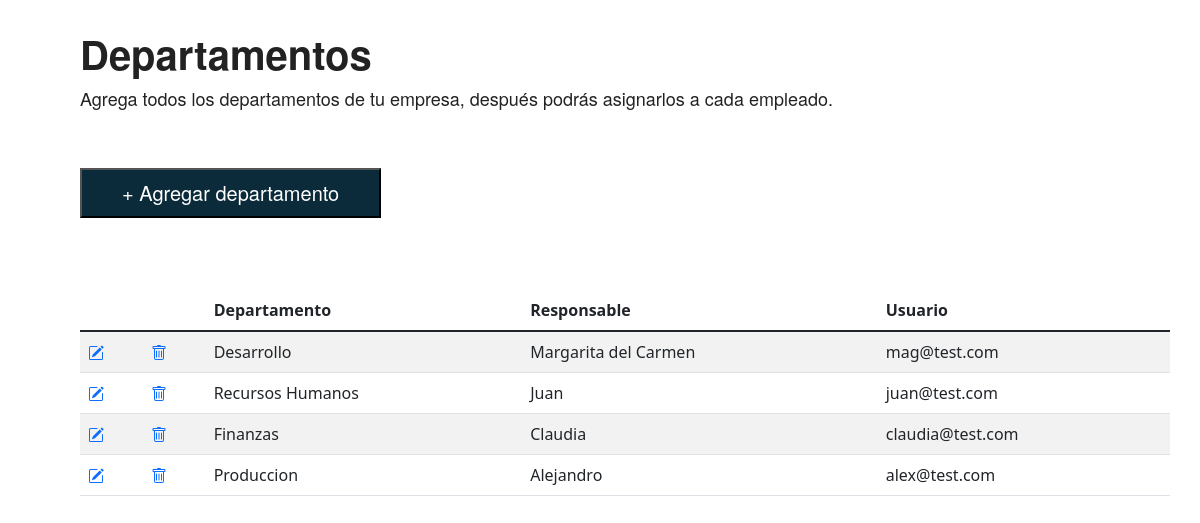
Screenshot of /vista/Principal.php (signed in) with the database file from the repository.
### tables this page shows
CREATE TABLE `departamento` (
  `id_departamento` int(11) NOT NULL,
  `departamento` varchar(50) NOT NULL,
  `responsable` varchar(150) NOT NULL,
  `usuario` varchar(150) NOT NULL
);

### vista/Principal.php (the view, shortened to what this page needs)
<?php
if (!isset($_SESSION['nombre'])) {
    header('Location: ../index.php');
} elseif (isset($_SESSION['nombre'])) {
    include '../controller/conexion.php';
    $sentencia = $bd->query("SELECT * FROM departamento;");
    $departamentos = $sentencia->fetchAll(PDO::FETCH_OBJ);
} else {
    echo "Error en el sistema";
}
?>
<!doctype html>
<html lang="en">
    <head>
        <link href="css/bootstrap.min.css" rel="stylesheet" >
        <link rel="stylesheet" href="css/style.css">
    </head>
    <body>
        <div>
            <section>
                <article>
                    <h1>Departamentos</h1>
                    <h2> Agrega todos los departamentos de tu empresa, después podrás asignarlos a cada empleado.</h2><br/><br/>
                    <button type="button" class="buttonlink" data-bs-toggle="modal" data-bs-target="#exampleModal" data-bs-whatever="@mdo">+ Agregar departamento</button>
                </article><br/><br/><br/>
                <table class="table table-striped">
                    <thead>
                        <tr>
                            <th scope="col"></th>
                            <th scope="col"></th>
                            <th scope="col">Departamento</th>
                            <th scope="col">Responsable</th>
                            <th scope="col">Usuario</th>
                        </tr>
                    </thead>
                    <tbody>
<?php
foreach ($departamentos as $dato) {
    ?>
                            <tr>
                                <td>
                                    <a href="../models/editar.php?id=<?php echo $dato->id_departamento; ?>" data-bs-toggle="modal2" data-bs-target="#exampleModal" data-bs-whatever="@mdo">
                                    </a></td>
                                <td><a href="../models/eliminar.php?id=<?php echo $dato->id_departamento; ?>">
                                    </a></td>
                                <td><?php echo $dato->departamento; ?></td>
                                <td><?php echo $dato->responsable; ?></td>
                                <td><?php echo $dato->usuario; ?></td>
                            </tr>
    <?php
}
?>
                </table>
            </section>
        </div>
    </body>
</html>

### vista/css/style.css (style rules this page uses)
body, html { height:100%; }
body { padding:0; margin:0; }
h1, h2, h3 { font-family:'helvetica neue', helvetica, arial, sans-serif; color:#222; margin:0 0 10px; }
h1 { font-size:40px; font-weight:600; }
h2 { font-size:18px; font: weight 200px;; }
section { padding:30px 30px 30px 80px; -moz-transition:all 200ms ease-in; -webkit-transition:all 200ms ease-in; -o-transition:all 200ms ease-in; transition:all 200ms ease-in; }
.buttonlink { text-decoration: none; background-color: #0b2b3a; color: white; font-size: 20px; font-family:'helvetica neue', helvetica, arial, sans-serif; padding: 8px 40px; }

### rows the page displays
departamento: departamento "Desarrollo", responsable "Margarita del Carmen", usuario "mag@test.com"
departamento: departamento "Recursos Humanos", responsable "Juan", usuario "juan@test.com"
departamento: departamento "Finanzas", responsable "Claudia", usuario "claudia@test.com"
departamento: departamento "Produccion", responsable "Alejandro", usuario "alex@test.com"
